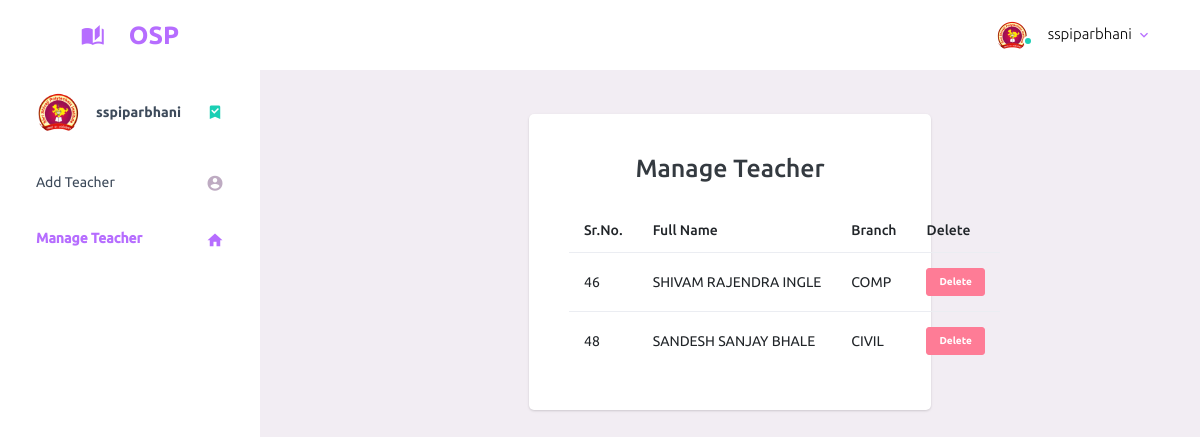
Screenshot of /finalproject1/files/manageteacher.php (signed in) with the database file from the repository.
### tables this page shows
CREATE TABLE `teacher` (
  `id` int(11) NOT NULL,
  `name` varchar(255) NOT NULL,
  `email` varchar(255) NOT NULL,
  `password` varchar(255) NOT NULL,
  `cpassword` varchar(255) NOT NULL,
  `branch` varchar(255) NOT NULL,
  `token` varchar(255) NOT NULL,
  `status` varchar(255) NOT NULL,
  `image` varchar(255) NOT NULL,
  `phone` varchar(255) NOT NULL,
  `address` varchar(255) NOT NULL,
  `city` varchar(255) NOT NULL,
  `gender` varchar(255) NOT NULL
);

### finalproject1/files/manageteacher.php (the view, shortened to what this page needs)
<!DOCTYPE html>
<html lang="en">
  <head>
    <link rel="stylesheet" href="../assets/vendors/mdi/css/materialdesignicons.min.css">
    <link rel="stylesheet" href="../assets/vendors/css/vendor.bundle.base.css">
    <link rel="stylesheet" href="../assets/css/main.css">
    <link rel="stylesheet" href="../assets/css/style.css">
  </head>
  <body>
    <div class="container-scroller">
      <nav class="navbar default-layout-navbar col-lg-12 col-12 p-0 fixed-top d-flex flex-row">
        <div class="text-center navbar-brand-wrapper d-flex align-items-center justify-content-center text-osp">
          <a class="navbar-brand brand-logo"style="color:#b66dff;" href="admin.php"><i class="mdi mdi-book-open-page-variant mr-3"></i><h3 class="pl-2 d-inline-block font-weight-bold">OSP</h3 ></a>
        </div>
        <div class="navbar-menu-wrapper d-flex align-items-stretch">
          <ul class="navbar-nav navbar-nav-right">
            <li class="nav-item nav-profile dropdown">
              <a class="nav-link dropdown-toggle" id="profileDropdown" href="#" data-toggle="dropdown" aria-expanded="false">
                <div class="nav-profile-img">
                  <img src="../assets/images/sspi-logo.png" alt="image"style="object-fit:cover;">
                  <span class="availability-status online"></span>
                </div>
                <div class="nav-profile-text">
                  <p class="mb-1 text-black"><?php echo $_SESSION['username']; ?></p>
                </div>
              </a>
            </li>
          </ul>
        </div>
      </nav>
      <div class="container-fluid page-body-wrapper">
        <nav class="sidebar sidebar-offcanvas" id="sidebar">
          <ul class="nav">
            <li class="nav-item nav-profile">
              <a href="#" class="nav-link">
                <div class="nav-profile-image">
                  <img src="../assets/images/sspi-logo.png" alt="profile"style="object-fit:cover;">
                </div>
                <div class="nav-profile-text d-flex flex-column">
                  <span class="font-weight-bold mb-2 text-wrap mt-2"><?php echo $_SESSION['username'] ?></span>
                </div>
                <i class="mdi mdi-bookmark-check text-success nav-profile-badge"></i>
              </a>
            </li>
            <li class="nav-item">
              <a class="nav-link " href="admin.php">
                <span class="menu-title">Add Teacher</span>
                <i class="mdi mdi-account-circle menu-icon"></i>
              </a>
            </li>
            <li class="nav-item">
              <a class="nav-link" href="manageteacher.php">
                <span class="menu-title"style="color:#b66dff;font-weight:bold;">Manage Teacher</span>
                <i class="mdi mdi-home menu-icon"style="color:#b66dff;"></i>
              </a>
            </li>
          </ul>
        </nav>
        <div class="main-panel">
          <div class="content-wrapper pl-5 pr-5">
            <div class="row">
                <div class="col-lg-6 grid-margin stretch-card mx-auto">
                  <div class="card">
                    <div class="card-body">
                      <h3 class="text-center mb-4">Manage Teacher</h3>
                      <table class="table table-hover table-responsive-md table-responsive-lg table-responsive-xl">
                        <thead>
                          <tr>
                            <th>Sr.No.</th>
                            <th>Full Name</th>
                            <th>Branch</th>
                            <th>Delete</th>
                          </tr>
                        </thead>
                        <tbody>
                          <?php
                            include "dbcon.php";
                            $records = mysqli_query($con,"select * from teacher");
                            while($data = mysqli_fetch_array($records))
                            {
                          ?>
                          <tr>
                            <td><?php echo $data['id']; ?></td>
                            <td><?php echo $data['name']; ?></td>
                            <td><?php echo $data['branch']; ?></td>
                            <td><a href="delete.php?id=<?php echo $data['id']; ?>"><button class="btn btn-danger btn-xs">Delete</button></a></td>
                          </tr>
                            <?php } ?>
                        </tbody>
                      </table>
                    </div>
                  </div>
                </div>
            </div>
          </div>
        </div>
      </div>
    </div>
  </body>
</html>

### finalproject1/assets/css/main.css (style rules this page uses)
body { margin-top:20px; color: #1a202c; text-align: left; background-color: #f2edf3 !important; }
.card { box-shadow: 0 1px 3px 0 rgba(0,0,0,.1), 0 1px 2px 0 rgba(0,0,0,.06); }
.card { position: relative; display: flex; flex-direction: column; min-width: 0; word-wrap: break-word; background-color: #f2edf3; background-clip: border-box; border: 0 solid rgba(0,0,0,.125); border-radius: .25rem; width: 100%; }
.card-body { flex: 1 1 auto; min-height: 1px; padding: 1rem; width: 100%; }

### rows the page displays
teacher: id "46", name "SHIVAM RAJENDRA INGLE", branch "COMP"
teacher: id "48", name "SANDESH SANJAY BHALE", branch "CIVIL"

### other values shown
$_SESSION['username'] "sspiparbhani"
